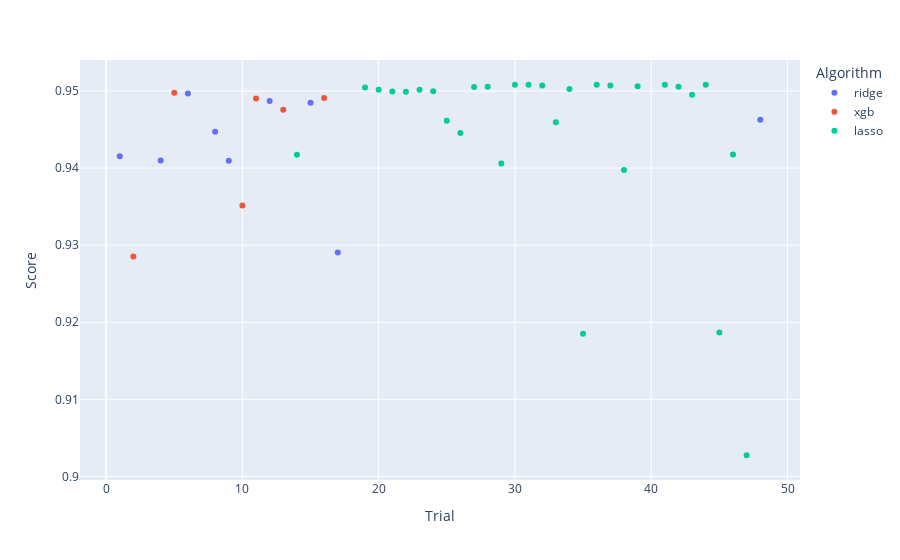

Notebook source saved alongside this figure:
### Code cell
import plotly.express as px


fig = px.scatter(df_optuna.loc[df_optuna.Score > .9], 
                 x="Trial", 
                 y="Score", 
                 color="Algorithm",
                 hover_data=['Parameters'])

fig.update_layout(
    hoverlabel=dict(
        bgcolor="white",
        font_size=8,
        font_family="Rockwell"
    )
)

fig.show()

### Figure 1 — Plotly figure (JSON) as saved in the notebook; plotly's stock layout.template omitted (floating-point values rounded to 4 significant figures; data arrays with more than 128 entries replaced by an {"elided": "..."} marker saying what was removed)
{"data": [{"customdata": [[[["encoding_method", "ordinal"], ["algorithm", "ridge"], ["alpha", 7.99]]], [[["encoding_method", "ordinal"], ["algorithm", "ridge"], ["alpha", 0.2102]]], [[["encoding_method", "onehot"], ["drop", null], ["algorithm", "ridge"], ["alpha", 26.19]]], [[["encoding_method", "onehot"], ["drop", null], ["algorithm", "ridge"], ["alpha", 4.456]]], [[["encoding_method", "ordinal"], ["algorithm", "ridge"], ["alpha", 0.1702]]], [[["encoding_method", "onehot"], ["drop", "first"], ["algorithm", "ridge"], ["alpha", 60.76]]], [[["encoding_method", "onehot"], ["drop", null], ["algorithm", "ridge"], ["alpha", 82.76]]], [[["encoding_method", "onehot"], ["drop", "first"], ["algorithm", "ridge"], ["alpha", 19.86]]], [[["encoding_method", "onehot"], ["drop", null], ["algorithm", "ridge"], ["alpha", 0.1264]]]], "hovertemplate": "Algorithm=ridge<br>Trial=%{x}<br>Score=%{y}<br>Parameters=%{customdata[0]}<extra></extra>", "legendgroup": "ridge", "marker": {"color": "#636efa", "symbol": "circle"}, "mode": "markers", "name": "ridge", "orientation": "v", "showlegend": true, "type": "scatter", "x": [1, 4, 6, 8, 9, 12, 15, 17, 48], "xaxis": "x", "y": [0.9415, 0.941, 0.9497, 0.9447, 0.941, 0.9487, 0.9485, 0.9291, 0.9463], "yaxis": "y"}, {"customdata": [[[["encoding_method", "onehot"], ["drop", null], ["algorithm", "xgb"], ["learning_rate", 0.00811], ["max_depth", 8], ["subsample", 0.2541], ["colsample_bytree", 0.8324], ["min_child_weight", 14]]], [[["encoding_method", "ordinal"], ["algorithm", "xgb"], ["learning_rate", 0.03203], ["max_depth", 8], ["subsample", 0.3172], ["colsample_bytree", 0.4719], ["min_child_weight", 3]]], [[["encoding_method", "ordinal"], ["algorithm", "xgb"], ["learning_rate", 0.06965], ["max_depth", 1], ["subsample", 0.0501], ["colsample_bytree", 0.1523], ["min_child_weight", 1]]], [[["encoding_method", "onehot"], ["drop", "first"], ["algorithm", "xgb"], ["learning_rate", 0.0822], ["max_depth", 4], ["subsample", 0.993], ["colsample_bytree", 0.4995], ["min_child_weight", 3]]], [[["encoding_method", "onehot"], ["drop", null], ["algorithm", "xgb"], ["learning_rate", 0.01938], ["max_depth", 10], ["subsample", 0.4624], ["colsample_bytree", 0.1732], ["min_child_weight", 8]]], [[["encoding_method", "ordinal"], ["algorithm", "xgb"], ["learning_rate", 0.01786], ["max_depth", 5], ["subsample", 0.4877], ["colsample_bytree", 0.8151], ["min_child_weight", 8]]]], "hovertemplate": "Algorithm=xgb<br>Trial=%{x}<br>Score=%{y}<br>Parameters=%{customdata[0]}<extra></extra>", "legendgroup": "xgb", "marker": {"color": "#EF553B", "symbol": "circle"}, "mode": "markers", "name": "xgb", "orientation": "v", "showlegend": true, "type": "scatter", "x": [2, 5, 10, 11, 13, 16], "xaxis": "x", "y": [0.9285, 0.9498, 0.9352, 0.949, 0.9476, 0.9491], "yaxis": "y"}, {"customdata": {"elided": "29 rows, 228 mixed values in total"}, "hovertemplate": "Algorithm=lasso<br>Trial=%{x}<br>Score=%{y}<br>Parameters=%{customdata[0]}<extra></extra>", "legendgroup": "lasso", "marker": {"color": "#00cc96", "symbol": "circle"}, "mode": "markers", "name": "lasso", "orientation": "v", "showlegend": true, "type": "scatter", "x": [14, 19, 20, 21, 22, 23, 24, 25, 26, 27, 28, 29, 30, 31, 32, 33, 34, 35, 36, 37, 38, 39, 41, 42, 43, 44, 45, 46, 47], "xaxis": "x", "y": [0.9417, 0.9505, 0.9502, 0.9499, 0.9499, 0.9502, 0.95, 0.9461, 0.9446, 0.9505, 0.9506, 0.9406, 0.9508, 0.9508, 0.9507, 0.9459, 0.9503, 0.9185, 0.9508, 0.9507, 0.9397, 0.9506, 0.9508, 0.9505, 0.9495, 0.9508, 0.9187, 0.9418, 0.9028], "yaxis": "y"}], "layout": {"hoverlabel": {"bgcolor": "white", "font": {"family": "Rockwell", "size": 8}}, "legend": {"title": {"text": "Algorithm"}, "tracegroupgap": 0}, "margin": {"t": 60}, "xaxis": {"anchor": "y", "domain": [0, 1], "title": {"text": "Trial"}}, "yaxis": {"anchor": "x", "domain": [0, 1], "title": {"text": "Score"}}}}
